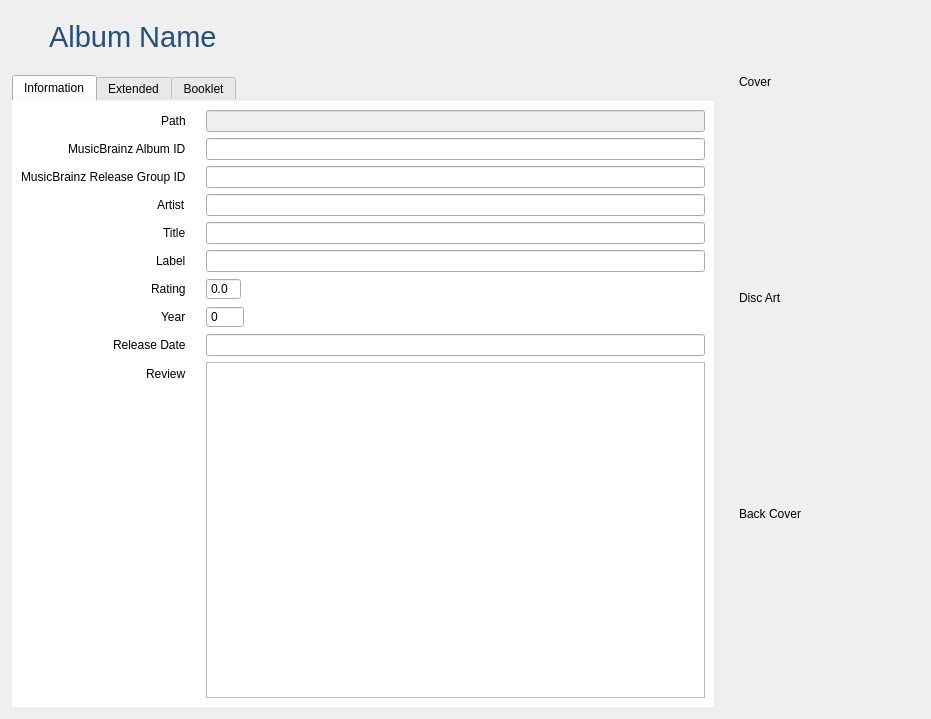
<?xml version="1.0" encoding="UTF-8"?>
<ui version="4.0">
 <class>MusicWidgetAlbum</class>
 <widget class="QWidget" name="MusicWidgetAlbum">
  <property name="geometry">
   <rect>
    <x>0</x>
    <y>0</y>
    <width>931</width>
    <height>693</height>
   </rect>
  </property>
  <property name="windowTitle">
   <string notr="true">Form</string>
  </property>
  <property name="styleSheet">
   <string notr="true">#tabWidget {
	border: 0;
}

#tab, #tab_2 {
	background-color: #ffffff;
}
</string>
  </property>
  <layout class="QVBoxLayout" name="verticalLayout" stretch="0,1">
   <property name="leftMargin">
    <number>0</number>
   </property>
   <property name="topMargin">
    <number>20</number>
   </property>
   <property name="rightMargin">
    <number>0</number>
   </property>
   <property name="bottomMargin">
    <number>0</number>
   </property>
   <item>
    <layout class="QHBoxLayout" name="horizontalLayout_10">
     <item>
      <spacer name="horizontalSpacer_4">
       <property name="orientation">
        <enum>Qt::Horizontal</enum>
       </property>
       <property name="sizeType">
        <enum>QSizePolicy::Fixed</enum>
       </property>
       <property name="sizeHint" stdset="0">
        <size>
         <width>20</width>
         <height>20</height>
        </size>
       </property>
      </spacer>
     </item>
     <item>
      <widget class="QToolButton" name="buttonRevert">
       <property name="cursor">
        <cursorShape>PointingHandCursor</cursorShape>
       </property>
       <property name="toolTip">
        <string>Album has changed. Click to revert changes.</string>
       </property>
       <property name="styleSheet">
        <string notr="true">border: none;</string>
       </property>
       <property name="text">
        <string/>
       </property>
       <property name="icon">
        <iconset resource="../MediaElch.qrc">
         <normaloff>:/img/arrow_circle_left.png</normaloff>:/img/arrow_circle_left.png</iconset>
       </property>
       <property name="iconSize">
        <size>
         <width>16</width>
         <height>16</height>
        </size>
       </property>
      </widget>
     </item>
     <item>
      <widget class="QLabel" name="albumName">
       <property name="font">
        <font>
         <family>Helvetica Neue</family>
         <pointsize>22</pointsize>
        </font>
       </property>
       <property name="styleSheet">
        <string notr="true">color: #224f7f;
</string>
       </property>
       <property name="text">
        <string>Album Name</string>
       </property>
       <property name="indent">
        <number>4</number>
       </property>
      </widget>
     </item>
     <item>
      <spacer name="horizontalSpacer_11">
       <property name="orientation">
        <enum>Qt::Horizontal</enum>
       </property>
       <property name="sizeHint" stdset="0">
        <size>
         <width>40</width>
         <height>20</height>
        </size>
       </property>
      </spacer>
     </item>
    </layout>
   </item>
   <item>
    <widget class="QGroupBox" name="groupBox_3">
     <property name="styleSheet">
      <string notr="true">QGroupBox {
	border-radius: 0;
	background-color: transparent;
}
</string>
     </property>
     <property name="title">
      <string/>
     </property>
     <layout class="QHBoxLayout" name="horizontalLayout_2" stretch="1,0,0">
      <item>
       <widget class="QTabWidget" name="tabWidget">
        <property name="currentIndex">
         <number>0</number>
        </property>
        <widget class="QWidget" name="tab">
         <attribute name="title">
          <string>Information</string>
         </attribute>
         <layout class="QVBoxLayout" name="verticalLayout_6">
          <item>
           <layout class="QFormLayout" name="formLayout">
            <property name="fieldGrowthPolicy">
             <enum>QFormLayout::ExpandingFieldsGrow</enum>
            </property>
            <property name="rowWrapPolicy">
             <enum>QFormLayout::DontWrapRows</enum>
            </property>
            <property name="labelAlignment">
             <set>Qt::AlignRight|Qt::AlignTrailing|Qt::AlignVCenter</set>
            </property>
            <property name="horizontalSpacing">
             <number>20</number>
            </property>
            <item row="0" column="0">
             <widget class="QLabel" name="label_24">
              <property name="text">
               <string>Path</string>
              </property>
             </widget>
            </item>
            <item row="0" column="1">
             <widget class="QLineEdit" name="path">
              <property name="enabled">
               <bool>false</bool>
              </property>
             </widget>
            </item>
            <item row="3" column="1">
             <widget class="QLineEdit" name="artist">
              <property name="item" stdset="0">
               <string notr="true">artist</string>
              </property>
             </widget>
            </item>
            <item row="3" column="0">
             <widget class="QLabel" name="label_2">
              <property name="text">
               <string>Artist</string>
              </property>
             </widget>
            </item>
            <item row="4" column="1">
             <widget class="QLineEdit" name="title">
              <property name="item" stdset="0">
               <string notr="true">title</string>
              </property>
             </widget>
            </item>
            <item row="5" column="1">
             <widget class="QLineEdit" name="label">
              <property name="item" stdset="0">
               <string notr="true">label</string>
              </property>
             </widget>
            </item>
            <item row="4" column="0">
             <widget class="QLabel" name="label_3">
              <property name="text">
               <string>Title</string>
              </property>
             </widget>
            </item>
            <item row="5" column="0">
             <widget class="QLabel" name="label_21">
              <property name="text">
               <string>Label</string>
              </property>
             </widget>
            </item>
            <item row="6" column="0">
             <widget class="QLabel" name="label_6">
              <property name="text">
               <string>Rating</string>
              </property>
             </widget>
            </item>
            <item row="7" column="0">
             <widget class="QLabel" name="label_22">
              <property name="text">
               <string>Year</string>
              </property>
             </widget>
            </item>
            <item row="8" column="0">
             <widget class="QLabel" name="label_23">
              <property name="text">
               <string>Release Date</string>
              </property>
             </widget>
            </item>
            <item row="9" column="0">
             <widget class="QLabel" name="label_15">
              <property name="text">
               <string>Review</string>
              </property>
             </widget>
            </item>
            <item row="9" column="1">
             <widget class="QTextEdit" name="review"/>
            </item>
            <item row="7" column="1">
             <widget class="QSpinBox" name="year">
              <property name="buttonSymbols">
               <enum>QAbstractSpinBox::NoButtons</enum>
              </property>
              <property name="maximum">
               <number>2050</number>
              </property>
             </widget>
            </item>
            <item row="8" column="1">
             <widget class="QLineEdit" name="releaseDate">
              <property name="item" stdset="0">
               <string notr="true">releaseDate</string>
              </property>
             </widget>
            </item>
            <item row="6" column="1">
             <widget class="QDoubleSpinBox" name="rating">
              <property name="buttonSymbols">
               <enum>QAbstractSpinBox::NoButtons</enum>
              </property>
              <property name="decimals">
               <number>1</number>
              </property>
              <property name="maximum">
               <double>10.000000000000000</double>
              </property>
             </widget>
            </item>
            <item row="1" column="0">
             <widget class="QLabel" name="label_4">
              <property name="text">
               <string>MusicBrainz Album ID</string>
              </property>
             </widget>
            </item>
            <item row="1" column="1">
             <widget class="QLineEdit" name="musicBrainzAlbumId">
              <property name="item" stdset="0">
               <string notr="true">mbAlbumId</string>
              </property>
             </widget>
            </item>
            <item row="2" column="0">
             <widget class="QLabel" name="label_5">
              <property name="text">
               <string>MusicBrainz Release Group ID</string>
              </property>
             </widget>
            </item>
            <item row="2" column="1">
             <widget class="QLineEdit" name="musicBrainzReleaseGroupId">
              <property name="item" stdset="0">
               <string notr="true">mbReleaseGroupId</string>
              </property>
             </widget>
            </item>
           </layout>
          </item>
         </layout>
        </widget>
        <widget class="QWidget" name="tab_2">
         <attribute name="title">
          <string>Extended</string>
         </attribute>
         <layout class="QVBoxLayout" name="verticalLayout_3" stretch="2,2,2,0">
          <item>
           <widget class="TagCloud" name="genreCloud" native="true">
            <property name="item" stdset="0">
             <string notr="true">genre</string>
            </property>
           </widget>
          </item>
          <item>
           <widget class="TagCloud" name="styleCloud" native="true">
            <property name="item" stdset="0">
             <string notr="true">style</string>
            </property>
           </widget>
          </item>
          <item>
           <widget class="TagCloud" name="moodCloud" native="true">
            <property name="item" stdset="0">
             <string notr="true">mood</string>
            </property>
           </widget>
          </item>
          <item>
           <spacer name="verticalSpacer_3">
            <property name="orientation">
             <enum>Qt::Vertical</enum>
            </property>
            <property name="sizeHint" stdset="0">
             <size>
              <width>20</width>
              <height>40</height>
             </size>
            </property>
           </spacer>
          </item>
         </layout>
        </widget>
        <widget class="QWidget" name="tab_3">
         <attribute name="title">
          <string>Booklet</string>
         </attribute>
         <layout class="QVBoxLayout" name="verticalLayout_2" stretch="0">
          <property name="leftMargin">
           <number>12</number>
          </property>
          <property name="rightMargin">
           <number>12</number>
          </property>
          <item>
           <layout class="QHBoxLayout" name="horizontalLayout_5" stretch="1,0,0">
            <item>
             <widget class="QLabel" name="label_16">
              <property name="font">
               <font>
                <family>Helvetica Neue</family>
               </font>
              </property>
              <property name="text">
               <string>Hint: Closed images will be deleted on save.</string>
              </property>
              <property name="wordWrap">
               <bool>true</bool>
              </property>
             </widget>
            </item>
            <item>
             <spacer name="horizontalSpacer_3">
              <property name="orientation">
               <enum>Qt::Horizontal</enum>
              </property>
              <property name="sizeHint" stdset="0">
               <size>
                <width>40</width>
                <height>20</height>
               </size>
              </property>
             </spacer>
            </item>
            <item>
             <widget class="QPushButton" name="btnAddExtraFanart">
              <property name="text">
               <string>Add Images</string>
              </property>
              <property name="dropShadow" stdset="0">
               <bool>true</bool>
              </property>
             </widget>
            </item>
           </layout>
          </item>
         </layout>
        </widget>
       </widget>
      </item>
      <item>
       <widget class="Line" name="line">
        <property name="styleSheet">
         <string notr="true">color: #ebebeb;</string>
        </property>
        <property name="frameShadow">
         <enum>QFrame::Plain</enum>
        </property>
        <property name="lineWidth">
         <number>1</number>
        </property>
        <property name="midLineWidth">
         <number>0</number>
        </property>
        <property name="orientation">
         <enum>Qt::Vertical</enum>
        </property>
       </widget>
      </item>
      <item>
       <widget class="QWidget" name="artWidget" native="true">
        <layout class="QHBoxLayout" name="horizontalLayout">
         <property name="leftMargin">
          <number>0</number>
         </property>
         <property name="topMargin">
          <number>0</number>
         </property>
         <property name="rightMargin">
          <number>0</number>
         </property>
         <property name="bottomMargin">
          <number>0</number>
         </property>
         <item>
          <layout class="QVBoxLayout" name="verticalLayout_4" stretch="0,0,0,0,0,0">
           <property name="leftMargin">
            <number>10</number>
           </property>
           <property name="topMargin">
            <number>0</number>
           </property>
           <item>
            <widget class="QLabel" name="labelCover">
             <property name="text">
              <string>Cover</string>
             </property>
            </widget>
           </item>
           <item>
            <widget class="ClosableImage" name="cover">
             <property name="minimumSize">
              <size>
               <width>180</width>
               <height>180</height>
              </size>
             </property>
             <property name="maximumSize">
              <size>
               <width>180</width>
               <height>180</height>
              </size>
             </property>
             <property name="cursor">
              <cursorShape>PointingHandCursor</cursorShape>
             </property>
             <property name="toolTip">
              <string>Click to Change</string>
             </property>
             <property name="text">
              <string/>
             </property>
             <property name="pixmap">
              <pixmap resource="../MediaElch.qrc">:/img/placeholders/poster.png</pixmap>
             </property>
             <property name="alignment">
              <set>Qt::AlignCenter</set>
             </property>
             <property name="clickable" stdset="0">
              <bool>true</bool>
             </property>
             <property name="myFixedHeight" stdset="0">
              <number>180</number>
             </property>
             <property name="title" stdset="0">
              <string>Cover</string>
             </property>
             <property name="dropShadow" stdset="0">
              <bool>true</bool>
             </property>
            </widget>
           </item>
           <item>
            <spacer name="verticalSpacer_2">
             <property name="orientation">
              <enum>Qt::Vertical</enum>
             </property>
             <property name="sizeType">
              <enum>QSizePolicy::Fixed</enum>
             </property>
             <property name="sizeHint" stdset="0">
              <size>
               <width>20</width>
               <height>10</height>
              </size>
             </property>
            </spacer>
           </item>
           <item>
            <widget class="QLabel" name="labelDiscArt">
             <property name="text">
              <string>Disc Art</string>
             </property>
            </widget>
           </item>
           <item>
            <widget class="ClosableImage" name="discArt">
             <property name="minimumSize">
              <size>
               <width>180</width>
               <height>180</height>
              </size>
             </property>
             <property name="maximumSize">
              <size>
               <width>180</width>
               <height>180</height>
              </size>
             </property>
             <property name="cursor">
              <cursorShape>PointingHandCursor</cursorShape>
             </property>
             <property name="toolTip">
              <string>Click to Change</string>
             </property>
             <property name="text">
              <string/>
             </property>
             <property name="pixmap">
              <pixmap resource="../MediaElch.qrc">:/img/placeholders/cd_art.png</pixmap>
             </property>
             <property name="alignment">
              <set>Qt::AlignCenter</set>
             </property>
             <property name="clickable" stdset="0">
              <bool>true</bool>
             </property>
             <property name="myFixedHeight" stdset="0">
              <number>180</number>
             </property>
             <property name="title" stdset="0">
              <string>Disc Art</string>
             </property>
             <property name="dropShadow" stdset="0">
              <bool>true</bool>
             </property>
            </widget>
           </item>
           <item>
            <spacer name="verticalSpacer_2">
             <property name="orientation">
              <enum>Qt::Vertical</enum>
             </property>
             <property name="sizeType">
              <enum>QSizePolicy::Fixed</enum>
             </property>
             <property name="sizeHint" stdset="0">
              <size>
               <width>20</width>
               <height>10</height>
              </size>
             </property>
            </spacer>
           </item>
           <item>
            <widget class="QLabel" name="labelBackCover">
             <property name="text">
              <string>Back Cover</string>
             </property>
            </widget>
           </item>
           <item>
            <widget class="ClosableImage" name="backCover">
             <property name="minimumSize">
              <size>
               <width>180</width>
               <height>180</height>
              </size>
             </property>
             <property name="maximumSize">
              <size>
               <width>180</width>
               <height>180</height>
              </size>
             </property>
             <property name="cursor">
              <cursorShape>PointingHandCursor</cursorShape>
             </property>
             <property name="toolTip">
              <string>Click to Change</string>
             </property>
             <property name="text">
              <string/>
             </property>
             <property name="pixmap">
              <pixmap resource="../MediaElch.qrc">:/img/placeholders/cd_art.png</pixmap>
             </property>
             <property name="alignment">
              <set>Qt::AlignCenter</set>
             </property>
             <property name="clickable" stdset="0">
              <bool>true</bool>
             </property>
             <property name="myFixedHeight" stdset="0">
              <number>180</number>
             </property>
             <property name="title" stdset="0">
              <string>Back Cover</string>
             </property>
             <property name="dropShadow" stdset="0">
              <bool>true</bool>
             </property>
            </widget>
           </item>
           <item>
            <spacer name="verticalSpacer">
             <property name="orientation">
              <enum>Qt::Vertical</enum>
             </property>
             <property name="sizeHint" stdset="0">
              <size>
               <width>20</width>
               <height>40</height>
              </size>
             </property>
            </spacer>
           </item>
          </layout>
         </item>
        </layout>
       </widget>
      </item>
     </layout>
    </widget>
   </item>
  </layout>
 </widget>
 <customwidgets>
  <customwidget>
   <class>TagCloud</class>
   <extends>QWidget</extends>
   <header>smallWidgets/TagCloud.h</header>
   <container>1</container>
  </customwidget>
  <customwidget>
   <class>ClosableImage</class>
   <extends>QLabel</extends>
   <header>smallWidgets/ClosableImage.h</header>
  </customwidget>
 </customwidgets>
 <resources>
  <include location="../MediaElch.qrc"/>
 </resources>
 <connections/>
</ui>
